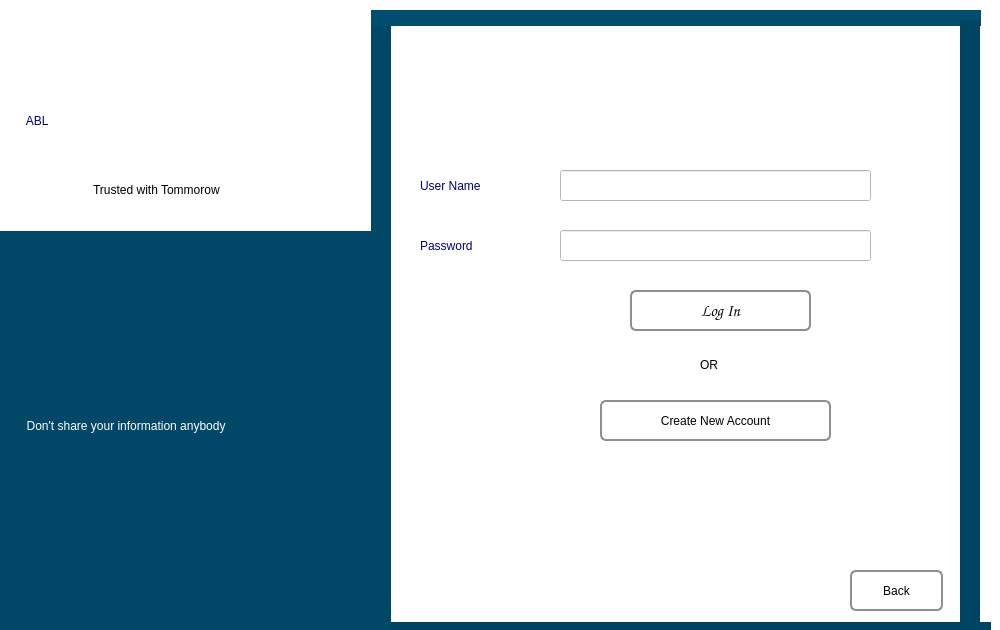
<?xml version="1.0" encoding="UTF-8"?>
<ui version="4.0">
 <class>loginPg_profilePg</class>
 <widget class="QDialog" name="loginPg_profilePg">
  <property name="geometry">
   <rect>
    <x>0</x>
    <y>0</y>
    <width>1000</width>
    <height>630</height>
   </rect>
  </property>
  <property name="windowTitle">
   <string>Dialog</string>
  </property>
  <property name="styleSheet">
   <string notr="true">background-color: rgb(255, 255, 255);</string>
  </property>
  <widget class="QStackedWidget" name="stackedWidget">
   <property name="geometry">
    <rect>
     <x>0</x>
     <y>0</y>
     <width>1000</width>
     <height>630</height>
    </rect>
   </property>
   <property name="styleSheet">
    <string notr="true"/>
   </property>
   <widget class="QWidget" name="login_page">
    <property name="styleSheet">
     <string notr="true"/>
    </property>
    <widget class="QLineEdit" name="username_login_input">
     <property name="geometry">
      <rect>
       <x>560</x>
       <y>170</y>
       <width>311</width>
       <height>31</height>
      </rect>
     </property>
     <property name="styleSheet">
      <string notr="true">background-color: rgb(255, 255, 255);</string>
     </property>
    </widget>
    <widget class="QLineEdit" name="password_login_input">
     <property name="geometry">
      <rect>
       <x>560</x>
       <y>230</y>
       <width>311</width>
       <height>31</height>
      </rect>
     </property>
     <property name="styleSheet">
      <string notr="true">background-color: rgb(255, 255, 255);</string>
     </property>
    </widget>
    <widget class="QLabel" name="user_name_label">
     <property name="geometry">
      <rect>
       <x>420</x>
       <y>170</y>
       <width>111</width>
       <height>31</height>
      </rect>
     </property>
     <property name="styleSheet">
      <string notr="true">font: 75 14pt &quot;Times New Roman&quot;;
color: rgb(0, 0, 127);</string>
     </property>
     <property name="text">
      <string>User Name</string>
     </property>
    </widget>
    <widget class="QLabel" name="pass_label">
     <property name="geometry">
      <rect>
       <x>420</x>
       <y>230</y>
       <width>101</width>
       <height>31</height>
      </rect>
     </property>
     <property name="styleSheet">
      <string notr="true">font: 75 14pt &quot;Times New Roman&quot;;
color: rgb(0, 0, 127);</string>
     </property>
     <property name="text">
      <string>Password</string>
     </property>
    </widget>
    <widget class="QPushButton" name="login_button">
     <property name="geometry">
      <rect>
       <x>630</x>
       <y>290</y>
       <width>181</width>
       <height>41</height>
      </rect>
     </property>
     <property name="font">
      <font>
       <family>Comic Sans MS</family>
       <pointsize>12</pointsize>
       <weight>9</weight>
       <italic>false</italic>
       <bold>false</bold>
      </font>
     </property>
     <property name="styleSheet">
      <string notr="true">QPushButton {
font: 75 12pt &quot;Comic Sans MS&quot;;
    border: 2px solid #8f8f91;
    border-radius: 6px;
    background-color: qlineargradient(x1: 0, y1: 0, x2: 0, y2: 1,
                                      stop: 0 #f6f7fa, stop: 1 #dadbde);
    min-width: 80px;
}

QPushButton:pressed {
    background-color: green
}
</string>
     </property>
     <property name="text">
      <string>Log In</string>
     </property>
    </widget>
    <widget class="QPushButton" name="creat_account_loginpg_button">
     <property name="geometry">
      <rect>
       <x>600</x>
       <y>400</y>
       <width>231</width>
       <height>41</height>
      </rect>
     </property>
     <property name="styleSheet">
      <string notr="true">QPushButton {
font: 75 12pt &quot;Comic Sans MS&quot;;
    border: 2px solid #8f8f91;
    border-radius: 6px;
    background-color: qlineargradient(x1: 0, y1: 0, x2: 0, y2: 1,
                                      stop: 0 #f6f7fa, stop: 1 #dadbde);
    min-width: 80px;
}

QPushButton:pressed {
    background-color: green
}
</string>
     </property>
     <property name="text">
      <string>Create New Account</string>
     </property>
    </widget>
    <widget class="QPushButton" name="back_loginpg_button">
     <property name="geometry">
      <rect>
       <x>850</x>
       <y>570</y>
       <width>93</width>
       <height>41</height>
      </rect>
     </property>
     <property name="styleSheet">
      <string notr="true">QPushButton {
font: 75 12pt &quot;Comic Sans MS&quot;;
    border: 2px solid #8f8f91;
    border-radius: 6px;
    background-color: qlineargradient(x1: 0, y1: 0, x2: 0, y2: 1,
                                      stop: 0 #f6f7fa, stop: 1 #dadbde);
    min-width: 80px;
}

QPushButton:pressed {
    background-color: green
}
</string>
     </property>
     <property name="text">
      <string>Back</string>
     </property>
    </widget>
    <widget class="QLabel" name="label_3">
     <property name="geometry">
      <rect>
       <x>700</x>
       <y>349</y>
       <width>31</width>
       <height>31</height>
      </rect>
     </property>
     <property name="styleSheet">
      <string notr="true">font: 75 12pt &quot;Comic Sans MS&quot;;</string>
     </property>
     <property name="text">
      <string>OR</string>
     </property>
    </widget>
    <widget class="QLabel" name="label_17">
     <property name="geometry">
      <rect>
       <x>-20</x>
       <y>622</y>
       <width>1011</width>
       <height>20</height>
      </rect>
     </property>
     <property name="styleSheet">
      <string notr="true">background-color: rgb(0, 67, 98);</string>
     </property>
     <property name="text">
      <string/>
     </property>
    </widget>
    <widget class="QLabel" name="label_18">
     <property name="geometry">
      <rect>
       <x>-10</x>
       <y>10</y>
       <width>401</width>
       <height>621</height>
      </rect>
     </property>
     <property name="styleSheet">
      <string notr="true">background-color: rgb(0, 71, 104);</string>
     </property>
     <property name="text">
      <string/>
     </property>
    </widget>
    <widget class="QLabel" name="label_19">
     <property name="geometry">
      <rect>
       <x>10</x>
       <y>10</y>
       <width>971</width>
       <height>16</height>
      </rect>
     </property>
     <property name="styleSheet">
      <string notr="true">background-color: rgb(0, 77, 112);</string>
     </property>
     <property name="text">
      <string/>
     </property>
    </widget>
    <widget class="QLabel" name="label_20">
     <property name="geometry">
      <rect>
       <x>960</x>
       <y>20</y>
       <width>20</width>
       <height>611</height>
      </rect>
     </property>
     <property name="styleSheet">
      <string notr="true">background-color: rgb(0, 68, 100);</string>
     </property>
     <property name="text">
      <string/>
     </property>
    </widget>
    <widget class="QLabel" name="label_21">
     <property name="geometry">
      <rect>
       <x>0</x>
       <y>10</y>
       <width>371</width>
       <height>221</height>
      </rect>
     </property>
     <property name="styleSheet">
      <string notr="true">font: 75 44pt &quot;Times New Roman&quot;;
color: rgb(0, 0, 127);</string>
     </property>
     <property name="text">
      <string>        ABL</string>
     </property>
    </widget>
    <widget class="QLabel" name="label_22">
     <property name="geometry">
      <rect>
       <x>80</x>
       <y>180</y>
       <width>211</width>
       <height>20</height>
      </rect>
     </property>
     <property name="styleSheet">
      <string notr="true">font: 75 10pt &quot;MS Shell Dlg 2&quot;;</string>
     </property>
     <property name="text">
      <string>    Trusted with Tommorow</string>
     </property>
    </widget>
    <widget class="QLabel" name="label_23">
     <property name="geometry">
      <rect>
       <x>20</x>
       <y>410</y>
       <width>361</width>
       <height>31</height>
      </rect>
     </property>
     <property name="styleSheet">
      <string notr="true">font: 75 12pt &quot;Comic Sans MS&quot;;
color: rgb(255, 255, 255);
background-color: rgb(0, 71, 104);</string>
     </property>
     <property name="text">
      <string>  Don't share your information anybody</string>
     </property>
    </widget>
   </widget>
   <widget class="QWidget" name="creating_account_page">
    <property name="styleSheet">
     <string notr="true"/>
    </property>
    <widget class="QLineEdit" name="creat_name_input">
     <property name="geometry">
      <rect>
       <x>180</x>
       <y>100</y>
       <width>271</width>
       <height>31</height>
      </rect>
     </property>
     <property name="styleSheet">
      <string notr="true">background-image: url(:/image3/white.PNG);</string>
     </property>
    </widget>
    <widget class="QLineEdit" name="creat_address_input">
     <property name="geometry">
      <rect>
       <x>180</x>
       <y>170</y>
       <width>271</width>
       <height>41</height>
      </rect>
     </property>
     <property name="styleSheet">
      <string notr="true">background-image: url(:/image3/white.PNG);</string>
     </property>
    </widget>
    <widget class="QLineEdit" name="creat_nid_input">
     <property name="geometry">
      <rect>
       <x>180</x>
       <y>240</y>
       <width>271</width>
       <height>31</height>
      </rect>
     </property>
     <property name="styleSheet">
      <string notr="true">background-image: url(:/image3/white.PNG);</string>
     </property>
    </widget>
    <widget class="QLineEdit" name="creat_phone_input">
     <property name="geometry">
      <rect>
       <x>180</x>
       <y>310</y>
       <width>761</width>
       <height>31</height>
      </rect>
     </property>
     <property name="styleSheet">
      <string notr="true">background-image: url(:/image3/white.PNG);</string>
     </property>
    </widget>
    <widget class="QLabel" name="label">
     <property name="geometry">
      <rect>
       <x>90</x>
       <y>100</y>
       <width>61</width>
       <height>31</height>
      </rect>
     </property>
     <property name="styleSheet">
      <string notr="true">font: 75 14pt &quot;Times New Roman&quot;;
color: rgb(0, 0, 117);
</string>
     </property>
     <property name="text">
      <string>Name</string>
     </property>
    </widget>
    <widget class="QLineEdit" name="creat_user_name_input">
     <property name="geometry">
      <rect>
       <x>670</x>
       <y>110</y>
       <width>271</width>
       <height>31</height>
      </rect>
     </property>
     <property name="styleSheet">
      <string notr="true">background-image: url(:/image3/white.PNG);</string>
     </property>
    </widget>
    <widget class="QLineEdit" name="creat_password_input">
     <property name="geometry">
      <rect>
       <x>670</x>
       <y>170</y>
       <width>271</width>
       <height>31</height>
      </rect>
     </property>
     <property name="styleSheet">
      <string notr="true">background-image: url(:/image3/white.PNG);</string>
     </property>
    </widget>
    <widget class="QLineEdit" name="creat_retype_pass_input">
     <property name="geometry">
      <rect>
       <x>670</x>
       <y>230</y>
       <width>271</width>
       <height>31</height>
      </rect>
     </property>
     <property name="styleSheet">
      <string notr="true">background-image: url(:/image3/white.PNG);</string>
     </property>
    </widget>
    <widget class="QLineEdit" name="lineEdit_9">
     <property name="geometry">
      <rect>
       <x>180</x>
       <y>430</y>
       <width>271</width>
       <height>31</height>
      </rect>
     </property>
     <property name="styleSheet">
      <string notr="true">background-image: url(:/image4/creat.PNG);</string>
     </property>
    </widget>
    <widget class="QLabel" name="label_2">
     <property name="geometry">
      <rect>
       <x>90</x>
       <y>170</y>
       <width>81</width>
       <height>41</height>
      </rect>
     </property>
     <property name="styleSheet">
      <string notr="true">font: 75 14pt &quot;Times New Roman&quot;;
color: rgb(0, 0, 117);</string>
     </property>
     <property name="text">
      <string>Address</string>
     </property>
    </widget>
    <widget class="QLabel" name="label_4">
     <property name="geometry">
      <rect>
       <x>90</x>
       <y>240</y>
       <width>71</width>
       <height>31</height>
      </rect>
     </property>
     <property name="styleSheet">
      <string notr="true">font: 75 14pt &quot;Times New Roman&quot;;
color: rgb(0, 0, 117);</string>
     </property>
     <property name="text">
      <string>NID</string>
     </property>
    </widget>
    <widget class="QLabel" name="label_5">
     <property name="geometry">
      <rect>
       <x>90</x>
       <y>310</y>
       <width>81</width>
       <height>41</height>
      </rect>
     </property>
     <property name="styleSheet">
      <string notr="true">font: 75 14pt &quot;Times New Roman&quot;;
color: rgb(0, 0, 117);</string>
     </property>
     <property name="text">
      <string>Phone</string>
     </property>
    </widget>
    <widget class="QLabel" name="label_6">
     <property name="geometry">
      <rect>
       <x>90</x>
       <y>360</y>
       <width>81</width>
       <height>41</height>
      </rect>
     </property>
     <property name="styleSheet">
      <string notr="true">font: 75 14pt &quot;Times New Roman&quot;;
color: rgb(0, 0, 117);</string>
     </property>
     <property name="text">
      <string>Gender</string>
     </property>
    </widget>
    <widget class="QLabel" name="label_7">
     <property name="geometry">
      <rect>
       <x>90</x>
       <y>430</y>
       <width>81</width>
       <height>41</height>
      </rect>
     </property>
     <property name="styleSheet">
      <string notr="true">font: 75 14pt &quot;Times New Roman&quot;;
color: rgb(0, 0, 117);</string>
     </property>
     <property name="text">
      <string>Photo</string>
     </property>
    </widget>
    <widget class="QLabel" name="label_8">
     <property name="geometry">
      <rect>
       <x>530</x>
       <y>110</y>
       <width>111</width>
       <height>41</height>
      </rect>
     </property>
     <property name="styleSheet">
      <string notr="true">font: 75 14pt &quot;Times New Roman&quot;;
color: rgb(0, 0, 117);</string>
     </property>
     <property name="text">
      <string>User Name</string>
     </property>
    </widget>
    <widget class="QLabel" name="label_9">
     <property name="geometry">
      <rect>
       <x>530</x>
       <y>170</y>
       <width>101</width>
       <height>41</height>
      </rect>
     </property>
     <property name="styleSheet">
      <string notr="true">font: 75 14pt &quot;Times New Roman&quot;;
color: rgb(0, 0, 117);</string>
     </property>
     <property name="text">
      <string>Password</string>
     </property>
    </widget>
    <widget class="QLabel" name="label_10">
     <property name="geometry">
      <rect>
       <x>530</x>
       <y>230</y>
       <width>121</width>
       <height>41</height>
      </rect>
     </property>
     <property name="styleSheet">
      <string notr="true">font: 75 14pt &quot;Times New Roman&quot;;
color: rgb(0, 0, 117);
</string>
     </property>
     <property name="text">
      <string>Retype Pass</string>
     </property>
    </widget>
    <widget class="QPushButton" name="creat_button">
     <property name="geometry">
      <rect>
       <x>770</x>
       <y>380</y>
       <width>171</width>
       <height>51</height>
      </rect>
     </property>
     <property name="styleSheet">
      <string notr="true">
QPushButton {
font: 75 12pt &quot;Comic Sans MS&quot;;
    border: 2px solid #8f8f91;
    border-radius: 6px;
    background-color: qlineargradient(x1: 0, y1: 0, x2: 0, y2: 1,
                                      stop: 0 #f6f7fa, stop: 1 #dadbde);
    min-width: 80px;
}

QPushButton:pressed {
    background-color: green
}
</string>
     </property>
     <property name="text">
      <string>Create Account</string>
     </property>
    </widget>
    <widget class="QPushButton" name="back_login_button">
     <property name="geometry">
      <rect>
       <x>740</x>
       <y>570</y>
       <width>211</width>
       <height>41</height>
      </rect>
     </property>
     <property name="styleSheet">
      <string notr="true">
QPushButton {
font: 75 12pt &quot;Comic Sans MS&quot;;
    border: 2px solid #8f8f91;
    border-radius: 6px;
    background-color: qlineargradient(x1: 0, y1: 0, x2: 0, y2: 1,
                                      stop: 0 #f6f7fa, stop: 1 #dadbde);
    min-width: 80px;
}

QPushButton:pressed {
    background-color: green
}
</string>
     </property>
     <property name="text">
      <string>Back to login panel</string>
     </property>
    </widget>
    <widget class="QRadioButton" name="male_button">
     <property name="geometry">
      <rect>
       <x>200</x>
       <y>370</y>
       <width>95</width>
       <height>20</height>
      </rect>
     </property>
     <property name="styleSheet">
      <string notr="true">color: rgb(0, 0, 117);</string>
     </property>
     <property name="text">
      <string>male</string>
     </property>
    </widget>
    <widget class="QRadioButton" name="female_button">
     <property name="geometry">
      <rect>
       <x>300</x>
       <y>370</y>
       <width>95</width>
       <height>20</height>
      </rect>
     </property>
     <property name="styleSheet">
      <string notr="true">color: rgb(0, 0, 117);</string>
     </property>
     <property name="text">
      <string>female</string>
     </property>
    </widget>
    <widget class="QLabel" name="label_24">
     <property name="geometry">
      <rect>
       <x>-30</x>
       <y>620</y>
       <width>1011</width>
       <height>21</height>
      </rect>
     </property>
     <property name="styleSheet">
      <string notr="true">background-color: rgb(0, 70, 103);</string>
     </property>
     <property name="text">
      <string/>
     </property>
    </widget>
    <widget class="QLabel" name="label_25">
     <property name="geometry">
      <rect>
       <x>-20</x>
       <y>10</y>
       <width>1031</width>
       <height>21</height>
      </rect>
     </property>
     <property name="styleSheet">
      <string notr="true">background-color: rgb(0, 70, 103);</string>
     </property>
     <property name="text">
      <string/>
     </property>
    </widget>
    <widget class="QLabel" name="label_26">
     <property name="geometry">
      <rect>
       <x>0</x>
       <y>10</y>
       <width>21</width>
       <height>631</height>
      </rect>
     </property>
     <property name="styleSheet">
      <string notr="true">background-color: rgb(0, 70, 103);</string>
     </property>
     <property name="text">
      <string/>
     </property>
    </widget>
    <widget class="QLabel" name="label_27">
     <property name="geometry">
      <rect>
       <x>960</x>
       <y>10</y>
       <width>21</width>
       <height>631</height>
      </rect>
     </property>
     <property name="styleSheet">
      <string notr="true">background-color: rgb(0, 70, 103);</string>
     </property>
     <property name="text">
      <string/>
     </property>
    </widget>
   </widget>
   <widget class="QWidget" name="user_profile_page">
    <property name="styleSheet">
     <string notr="true">background-image: url(:/image2/pic2.jpg);</string>
    </property>
    <widget class="QLabel" name="label_11">
     <property name="geometry">
      <rect>
       <x>410</x>
       <y>10</y>
       <width>161</width>
       <height>51</height>
      </rect>
     </property>
     <property name="styleSheet">
      <string notr="true">font: 75 14pt &quot;Times New Roman&quot;;
</string>
     </property>
     <property name="text">
      <string> USER PROFILE</string>
     </property>
    </widget>
    <widget class="QPushButton" name="update_acc_button">
     <property name="geometry">
      <rect>
       <x>60</x>
       <y>560</y>
       <width>161</width>
       <height>41</height>
      </rect>
     </property>
     <property name="styleSheet">
      <string notr="true">QPushButton {
font: 75 12pt &quot;Comic Sans MS&quot;;
    border: 3px solid #8f8f91;
    border-radius: 6px;
    background-color: qlineargradient(x1: 0, y1: 0, x2: 0, y2: 1,
                                      stop: 0 #f6f7fa, stop: 1 #dadbde);
    min-width: 80px;
}

QPushButton:pressed {
    background-color: green
}

</string>
     </property>
     <property name="text">
      <string>Update Account</string>
     </property>
    </widget>
    <widget class="QPushButton" name="cheak_blnc_button">
     <property name="geometry">
      <rect>
       <x>430</x>
       <y>560</y>
       <width>151</width>
       <height>41</height>
      </rect>
     </property>
     <property name="styleSheet">
      <string notr="true">
QPushButton {
font: 75 12pt &quot;Comic Sans MS&quot;;
    border: 3px solid #8f8f91;
    border-radius: 6px;
    background-color: qlineargradient(x1: 0, y1: 0, x2: 0, y2: 1,
                                      stop: 0 #f6f7fa, stop: 1 #dadbde);
    min-width: 80px;
}

QPushButton:pressed {
    background-color: green
}

</string>
     </property>
     <property name="text">
      <string>Cheak Balance</string>
     </property>
    </widget>
    <widget class="QPushButton" name="delete_acc_button">
     <property name="geometry">
      <rect>
       <x>250</x>
       <y>560</y>
       <width>151</width>
       <height>41</height>
      </rect>
     </property>
     <property name="styleSheet">
      <string notr="true">
QPushButton {
font: 75 12pt &quot;Comic Sans MS&quot;;
    border: 3px solid #8f8f91;
    border-radius: 6px;
    background-color: qlineargradient(x1: 0, y1: 0, x2: 0, y2: 1,
                                      stop: 0 #f6f7fa, stop: 1 #dadbde);
    min-width: 80px;
}

QPushButton:pressed {
    background-color: green
}

</string>
     </property>
     <property name="text">
      <string>Delete Account</string>
     </property>
    </widget>
    <widget class="QPushButton" name="history_button">
     <property name="geometry">
      <rect>
       <x>610</x>
       <y>560</y>
       <width>141</width>
       <height>41</height>
      </rect>
     </property>
     <property name="styleSheet">
      <string notr="true">
QPushButton {
font: 75 12pt &quot;Comic Sans MS&quot;;
    border: 3px solid #8f8f91;
    border-radius: 6px;
    background-color: qlineargradient(x1: 0, y1: 0, x2: 0, y2: 1,
                                      stop: 0 #f6f7fa, stop: 1 #dadbde);
    min-width: 80px;
}

QPushButton:pressed {
    background-color: green
}

</string>
     </property>
     <property name="text">
      <string>Show History</string>
     </property>
    </widget>
    <widget class="QPushButton" name="profile_logout_button">
     <property name="geometry">
      <rect>
       <x>780</x>
       <y>560</y>
       <width>141</width>
       <height>41</height>
      </rect>
     </property>
     <property name="styleSheet">
      <string notr="true">
QPushButton {
font: 75 12pt &quot;Comic Sans MS&quot;;
    border: 3px solid #8f8f91;
    border-radius: 6px;
    background-color: qlineargradient(x1: 0, y1: 0, x2: 0, y2: 1,
                                      stop: 0 #f6f7fa, stop: 1 #dadbde);
    min-width: 80px;
}

QPushButton:pressed {
    background-color: green
}

</string>
     </property>
     <property name="text">
      <string>Logout</string>
     </property>
    </widget>
    <widget class="QLabel" name="label_12">
     <property name="geometry">
      <rect>
       <x>260</x>
       <y>150</y>
       <width>81</width>
       <height>31</height>
      </rect>
     </property>
     <property name="styleSheet">
      <string notr="true">font: 75 14pt &quot;Times New Roman&quot;;
background-image: url(:/image1/image_lptop.jpg);</string>
     </property>
     <property name="text">
      <string>  Name</string>
     </property>
    </widget>
    <widget class="QLabel" name="label_13">
     <property name="geometry">
      <rect>
       <x>260</x>
       <y>220</y>
       <width>81</width>
       <height>31</height>
      </rect>
     </property>
     <property name="styleSheet">
      <string notr="true">font: 75 14pt &quot;Times New Roman&quot;;
background-image: url(:/image1/image_lptop.jpg);</string>
     </property>
     <property name="text">
      <string>Address</string>
     </property>
    </widget>
    <widget class="QLabel" name="label_14">
     <property name="geometry">
      <rect>
       <x>260</x>
       <y>280</y>
       <width>81</width>
       <height>31</height>
      </rect>
     </property>
     <property name="styleSheet">
      <string notr="true">font: 75 14pt &quot;Times New Roman&quot;;
background-color: rgb(0, 107, 157);</string>
     </property>
     <property name="text">
      <string> Gender</string>
     </property>
    </widget>
    <widget class="QLabel" name="label_15">
     <property name="geometry">
      <rect>
       <x>260</x>
       <y>350</y>
       <width>81</width>
       <height>31</height>
      </rect>
     </property>
     <property name="styleSheet">
      <string notr="true">font: 75 14pt &quot;Times New Roman&quot;;
background-image: url(:/image1/image_lptop.jpg);</string>
     </property>
     <property name="text">
      <string> Phone</string>
     </property>
    </widget>
    <widget class="QLabel" name="label_16">
     <property name="geometry">
      <rect>
       <x>260</x>
       <y>420</y>
       <width>81</width>
       <height>31</height>
      </rect>
     </property>
     <property name="styleSheet">
      <string notr="true">font: 75 14pt &quot;Times New Roman&quot;;
background-image: url(:/image1/image_lptop.jpg);</string>
     </property>
     <property name="text">
      <string>   NID</string>
     </property>
    </widget>
    <widget class="QLabel" name="profile_name_level">
     <property name="geometry">
      <rect>
       <x>370</x>
       <y>150</y>
       <width>351</width>
       <height>31</height>
      </rect>
     </property>
     <property name="styleSheet">
      <string notr="true">font: 75 14pt &quot;Times New Roman&quot;;
background-image: url(:/image1/image_lptop.jpg);
</string>
     </property>
     <property name="text">
      <string/>
     </property>
    </widget>
    <widget class="QLabel" name="profile_address_level">
     <property name="geometry">
      <rect>
       <x>370</x>
       <y>220</y>
       <width>351</width>
       <height>31</height>
      </rect>
     </property>
     <property name="styleSheet">
      <string notr="true">font: 75 14pt &quot;Times New Roman&quot;;
background-image: url(:/image1/image_lptop.jpg);
</string>
     </property>
     <property name="text">
      <string/>
     </property>
    </widget>
    <widget class="QLabel" name="profile_gender_level">
     <property name="geometry">
      <rect>
       <x>370</x>
       <y>280</y>
       <width>351</width>
       <height>31</height>
      </rect>
     </property>
     <property name="styleSheet">
      <string notr="true">font: 75 14pt &quot;Times New Roman&quot;;
background-image: url(:/image1/image_lptop.jpg);</string>
     </property>
     <property name="text">
      <string/>
     </property>
    </widget>
    <widget class="QLabel" name="profile_phone_level">
     <property name="geometry">
      <rect>
       <x>370</x>
       <y>350</y>
       <width>351</width>
       <height>31</height>
      </rect>
     </property>
     <property name="styleSheet">
      <string notr="true">font: 75 14pt &quot;Times New Roman&quot;;
background-image: url(:/image1/image_lptop.jpg);</string>
     </property>
     <property name="text">
      <string/>
     </property>
    </widget>
    <widget class="QLabel" name="profile_nid_level">
     <property name="geometry">
      <rect>
       <x>370</x>
       <y>420</y>
       <width>351</width>
       <height>31</height>
      </rect>
     </property>
     <property name="styleSheet">
      <string notr="true">font: 75 14pt &quot;Times New Roman&quot;;
background-image: url(:/image1/image_lptop.jpg);</string>
     </property>
     <property name="text">
      <string/>
     </property>
    </widget>
   </widget>
   <widget class="QWidget" name="update_account_page">
    <widget class="QLabel" name="label_28">
     <property name="geometry">
      <rect>
       <x>370</x>
       <y>20</y>
       <width>281</width>
       <height>41</height>
      </rect>
     </property>
     <property name="styleSheet">
      <string notr="true">font: 75 24pt &quot;Times New Roman&quot;;
color: rgb(0, 0, 117);</string>
     </property>
     <property name="text">
      <string>Update Account</string>
     </property>
    </widget>
    <widget class="QLabel" name="label_29">
     <property name="geometry">
      <rect>
       <x>-30</x>
       <y>580</y>
       <width>1031</width>
       <height>21</height>
      </rect>
     </property>
     <property name="styleSheet">
      <string notr="true">background-color: rgb(0, 74, 109);</string>
     </property>
     <property name="text">
      <string/>
     </property>
    </widget>
    <widget class="QLabel" name="label_30">
     <property name="geometry">
      <rect>
       <x>-10</x>
       <y>0</y>
       <width>1031</width>
       <height>21</height>
      </rect>
     </property>
     <property name="styleSheet">
      <string notr="true">background-color: rgb(0, 74, 109);</string>
     </property>
     <property name="text">
      <string/>
     </property>
    </widget>
    <widget class="QLabel" name="label_31">
     <property name="geometry">
      <rect>
       <x>0</x>
       <y>0</y>
       <width>21</width>
       <height>591</height>
      </rect>
     </property>
     <property name="styleSheet">
      <string notr="true">background-color: rgb(0, 74, 109);</string>
     </property>
     <property name="text">
      <string/>
     </property>
    </widget>
    <widget class="QLabel" name="label_32">
     <property name="geometry">
      <rect>
       <x>980</x>
       <y>0</y>
       <width>21</width>
       <height>591</height>
      </rect>
     </property>
     <property name="styleSheet">
      <string notr="true">background-color: rgb(0, 74, 109);</string>
     </property>
     <property name="text">
      <string/>
     </property>
    </widget>
   </widget>
  </widget>
 </widget>
 <resources/>
 <connections/>
</ui>
